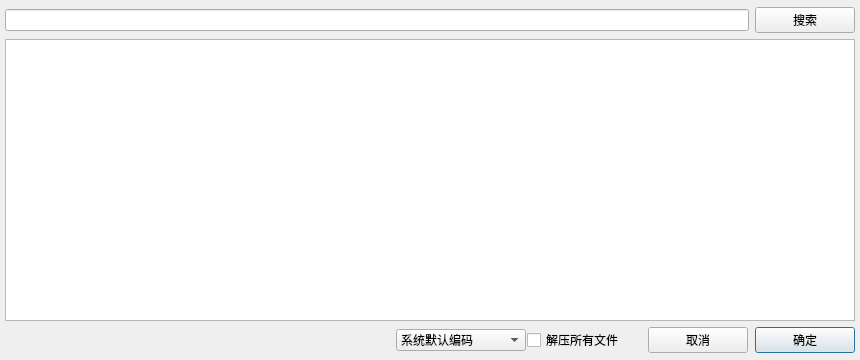
<?xml version="1.0" encoding="UTF-8"?>
<ui version="4.0">
 <class>DialogChooseFileFromZip</class>
 <widget class="QDialog" name="DialogChooseFileFromZip">
  <property name="geometry">
   <rect>
    <x>0</x>
    <y>0</y>
    <width>860</width>
    <height>360</height>
   </rect>
  </property>
  <property name="sizePolicy">
   <sizepolicy hsizetype="Preferred" vsizetype="Preferred">
    <horstretch>0</horstretch>
    <verstretch>0</verstretch>
   </sizepolicy>
  </property>
  <property name="minimumSize">
   <size>
    <width>800</width>
    <height>0</height>
   </size>
  </property>
  <property name="maximumSize">
   <size>
    <width>16777215</width>
    <height>16777215</height>
   </size>
  </property>
  <property name="windowTitle">
   <string>Dialog</string>
  </property>
  <layout class="QVBoxLayout" name="verticalLayout">
   <property name="leftMargin">
    <number>5</number>
   </property>
   <property name="topMargin">
    <number>7</number>
   </property>
   <property name="rightMargin">
    <number>5</number>
   </property>
   <property name="bottomMargin">
    <number>7</number>
   </property>
   <item>
    <widget class="QFrame" name="frame_2">
     <property name="minimumSize">
      <size>
       <width>0</width>
       <height>0</height>
      </size>
     </property>
     <property name="maximumSize">
      <size>
       <width>16777215</width>
       <height>16777215</height>
      </size>
     </property>
     <property name="frameShape">
      <enum>QFrame::Box</enum>
     </property>
     <property name="frameShadow">
      <enum>QFrame::Raised</enum>
     </property>
     <property name="lineWidth">
      <number>0</number>
     </property>
     <layout class="QHBoxLayout" name="horizontalLayout">
      <property name="leftMargin">
       <number>0</number>
      </property>
      <property name="topMargin">
       <number>0</number>
      </property>
      <property name="rightMargin">
       <number>0</number>
      </property>
      <property name="bottomMargin">
       <number>0</number>
      </property>
      <item>
       <widget class="QLineEdit" name="lineEdit">
        <property name="focusPolicy">
         <enum>Qt::StrongFocus</enum>
        </property>
       </widget>
      </item>
      <item>
       <widget class="QPushButton" name="pushButton_3">
        <property name="minimumSize">
         <size>
          <width>100</width>
          <height>0</height>
         </size>
        </property>
        <property name="maximumSize">
         <size>
          <width>16777215</width>
          <height>32</height>
         </size>
        </property>
        <property name="focusPolicy">
         <enum>Qt::NoFocus</enum>
        </property>
        <property name="text">
         <string>搜索</string>
        </property>
       </widget>
      </item>
     </layout>
    </widget>
   </item>
   <item>
    <widget class="QTableWidget" name="tableWidget"/>
   </item>
   <item>
    <widget class="QFrame" name="frame">
     <property name="frameShape">
      <enum>QFrame::NoFrame</enum>
     </property>
     <property name="frameShadow">
      <enum>QFrame::Plain</enum>
     </property>
     <property name="lineWidth">
      <number>0</number>
     </property>
     <layout class="QHBoxLayout" name="horizontalLayout_2">
      <property name="spacing">
       <number>1</number>
      </property>
      <property name="leftMargin">
       <number>0</number>
      </property>
      <property name="topMargin">
       <number>0</number>
      </property>
      <property name="rightMargin">
       <number>0</number>
      </property>
      <property name="bottomMargin">
       <number>0</number>
      </property>
      <item>
       <widget class="QLabel" name="label">
        <property name="text">
         <string/>
        </property>
       </widget>
      </item>
      <item>
       <widget class="QComboBox" name="comboBox">
        <property name="maximumSize">
         <size>
          <width>130</width>
          <height>16777215</height>
         </size>
        </property>
        <property name="toolTip">
         <string>&lt;html&gt;&lt;head/&gt;&lt;body&gt;&lt;p&gt;如果文件名乱码请尝试修改文件名解码方式&lt;/p&gt;&lt;/body&gt;&lt;/html&gt;</string>
        </property>
        <item>
         <property name="text">
          <string>系统默认编码</string>
         </property>
        </item>
        <item>
         <property name="text">
          <string>UTF-8</string>
         </property>
        </item>
        <item>
         <property name="text">
          <string>GBK/GB18030</string>
         </property>
        </item>
       </widget>
      </item>
      <item>
       <widget class="QCheckBox" name="checkBox">
        <property name="minimumSize">
         <size>
          <width>120</width>
          <height>0</height>
         </size>
        </property>
        <property name="maximumSize">
         <size>
          <width>120</width>
          <height>16777215</height>
         </size>
        </property>
        <property name="toolTip">
         <string>将压缩包中的所有文件都解压出来,即使没有选中要解析该文件</string>
        </property>
        <property name="text">
         <string>解压所有文件</string>
        </property>
       </widget>
      </item>
      <item>
       <widget class="QPushButton" name="pushButton_2">
        <property name="minimumSize">
         <size>
          <width>100</width>
          <height>0</height>
         </size>
        </property>
        <property name="maximumSize">
         <size>
          <width>100</width>
          <height>32</height>
         </size>
        </property>
        <property name="focusPolicy">
         <enum>Qt::NoFocus</enum>
        </property>
        <property name="text">
         <string>取消</string>
        </property>
       </widget>
      </item>
      <item>
       <widget class="QLabel" name="label_2">
        <property name="minimumSize">
         <size>
          <width>5</width>
          <height>0</height>
         </size>
        </property>
        <property name="maximumSize">
         <size>
          <width>5</width>
          <height>16777215</height>
         </size>
        </property>
        <property name="text">
         <string/>
        </property>
       </widget>
      </item>
      <item>
       <widget class="QPushButton" name="pushButton">
        <property name="minimumSize">
         <size>
          <width>100</width>
          <height>0</height>
         </size>
        </property>
        <property name="maximumSize">
         <size>
          <width>100</width>
          <height>32</height>
         </size>
        </property>
        <property name="focusPolicy">
         <enum>Qt::ClickFocus</enum>
        </property>
        <property name="text">
         <string>确定</string>
        </property>
       </widget>
      </item>
     </layout>
    </widget>
   </item>
  </layout>
 </widget>
 <resources/>
 <connections/>
</ui>
